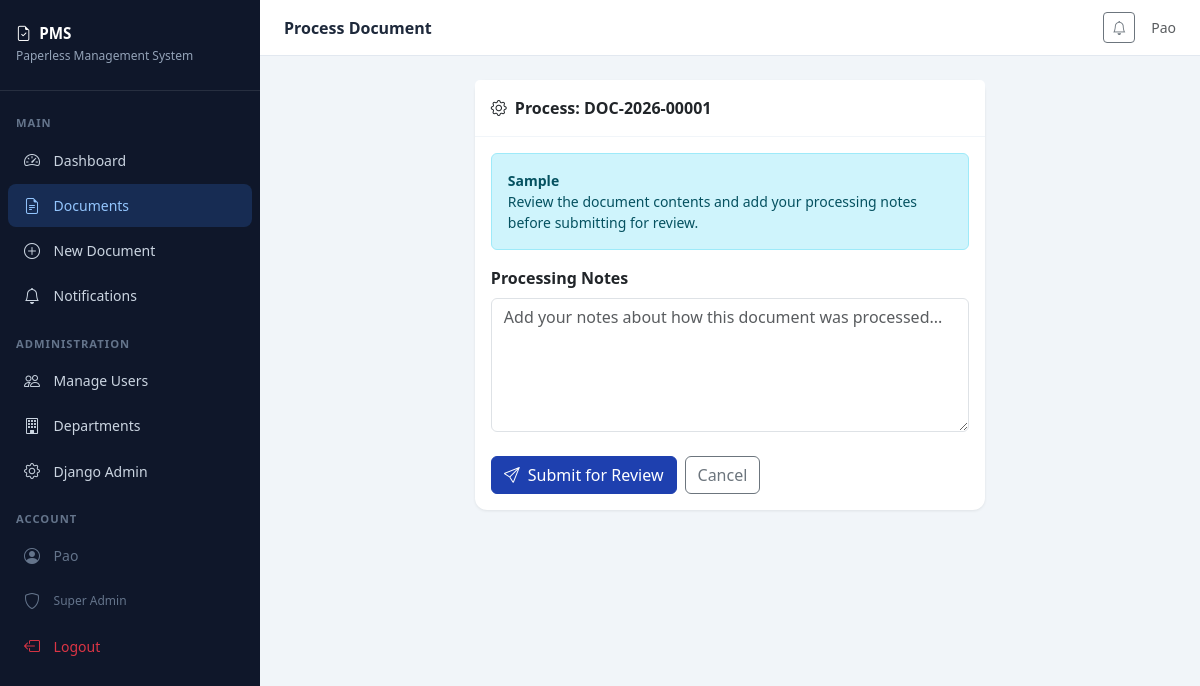
Screenshot of /documents/1/process/ (signed in) with the database file from the repository.
### dms/models.py (models this page shows, shortened)
class User(AbstractUser):
    ROLE_CHOICES = [
        ('super_admin', 'Super Admin'),
        ('dept_sender_receiver', 'Dept. Sender/Receiver'),
        ('dept_head', 'Dept. Head'),
        ('governor', 'Governor'),
        ('executive', 'Executive'),
    ]
    role = models.CharField(max_length=30, choices=ROLE_CHOICES, default='dept_sender_receiver')
    department = models.ForeignKey('Department', on_delete=models.SET_NULL, null=True, blank=True, related_name='members')

class Document(models.Model):
    SOURCE_CHOICES = [('internal', 'Internal'), ('external', 'External')]
    STATUS_CHOICES = [
        ('draft', 'Draft'),
        ('pending_review', 'Pending Review'),
        ('approved', 'Approved'),
        ('rejected', 'Rejected'),
        ('esigned', 'E-Signed'),
        ('released', 'Released to Correspondent'),
        ('returned', 'Returned to Origin'),
        ('archived', 'Archived'),
        ('return_for_revision', 'Returned for Revision'),
    ]
    ACTION_TYPE_CHOICES = [('return', 'Return to Origin'), ('release', 'Release to External Agency')]
    CLASSIFICATION_CHOICES = [
        ('confidential', 'Confidential'),
        ('internal', 'Internal Use Only'),
        ('public', 'Public'),
    ]
    title = models.CharField(max_length=300)
    reference_number = models.CharField(max_length=100, unique=True, blank=True)
    source = models.CharField(max_length=10, choices=SOURCE_CHOICES)
    classification = models.CharField(max_length=20, choices=CLASSIFICATION_CHOICES, default='internal')
    status = models.CharField(max_length=30, choices=STATUS_CHOICES, default='draft')
    action_type = models.CharField(max_length=10, choices=ACTION_TYPE_CHOICES, blank=True, null=True)
    description = models.TextField(blank=True)
    file = models.FileField(upload_to='documents/%Y/%m/', blank=True, null=True)
    esignature = models.ImageField(upload_to='signatures/%Y/%m/', blank=True, null=True)
    created_by = models.ForeignKey(User, on_delete=models.SET_NULL, null=True, related_name='created_documents')
    assigned_to = models.ForeignKey(User, on_delete=models.SET_NULL, null=True, blank=True, related_name='assigned_documents')
    origin_department = models.ForeignKey(Department, on_delete=models.SET_NULL, null=True, blank=True, related_name='origin_documents')
    current_department = models.ForeignKey(Department, on_delete=models.SET_NULL, null=True, blank=True, related_name='current_documents')
    correspondent_name = models.CharField(max_length=200, blank=True)
    correspondent_agency = models.CharField(max_length=200, blank=True)
    created_at = models.DateTimeField(auto_now_add=True)
    updated_at = models.DateTimeField(auto_now=True)
    logged_at = models.DateTimeField(null=True, blank=True)

### dms/views.py (the view, shortened to what this page needs)
# urls.py: path('documents/<int:pk>/process/', views.document_process, name='document_process'),
@login_required
def document_process(request, pk):
    doc = get_object_or_404(Document, pk=pk)
    return render(request, 'documents/process.html', {'doc': doc})

### dms/templates/documents/process.html (shortened to what this page needs)
{% extends 'base.html' %}
{% block page_title %}Process Document{% endblock %}
{% block content %}
<div class="row justify-content-center"><div class="col-lg-7">
<div class="card">
<div class="card-header py-3"><i class="bi bi-gear me-2"></i>Process: {{ doc.reference_number }}</div>
<div class="card-body">
    <div class="alert alert-info small">
        <strong>{{ doc.title }}</strong><br>
        Review the document contents and add your processing notes before submitting for review.
    </div>
    <form method="post">{% csrf_token %}
    <div class="mb-4">
        <label class="form-label fw-semibold">Processing Notes</label>
        <textarea name="notes" class="form-control" rows="5" placeholder="Add your notes about how this document was processed..."></textarea>
    </div>
    <div class="d-flex gap-2">
        <button type="submit" class="btn btn-primary"><i class="bi bi-send me-2"></i>Submit for Review</button>
        <a href="{% url 'document_detail' doc.pk %}" class="btn btn-outline-secondary">Cancel</a>
    </div>
    </form>
</div>
</div>
</div></div>
{% endblock %}

### dms/templates/base.html (shortened to what this page needs)
<!DOCTYPE html>
<html lang="en">
<head>
    <link href="https://cdn.jsdelivr.net/npm/bootstrap@5.3.0/dist/css/bootstrap.min.css" rel="stylesheet">
    <link href="https://cdn.jsdelivr.net/npm/bootstrap-icons@1.11.0/font/bootstrap-icons.css" rel="stylesheet">
</head>
<body>
{% if user.is_authenticated %}
<div class="sidebar">
    <div class="sidebar-brand">
        <h5><i class="bi bi-file-earmark-check me-2"></i>PMS</h5>
        <small>Paperless Management System</small>
    </div>
    <nav class="py-2">
        <div class="nav-section-title">Main</div>
        <a href="{% url 'dashboard' %}" class="nav-link {% if request.resolver_match.url_name == 'dashboard' %}active{% endif %}">
            <i class="bi bi-speedometer2"></i> Dashboard
        </a>
        <a href="{% url 'document_list' %}" class="nav-link {% if 'document' in request.resolver_match.url_name %}active{% endif %}">
            <i class="bi bi-file-earmark-text"></i> Documents
        </a>
        <a href="{% url 'document_create' %}" class="nav-link">
            <i class="bi bi-plus-circle"></i> New Document
        </a>
        <a href="{% url 'notifications' %}" class="nav-link">
            <i class="bi bi-bell"></i> Notifications
        </a>
        {% if user.role == 'super_admin' or user.is_superuser %}
        <div class="nav-section-title">Administration</div>
        <a href="{% url 'manage_users' %}" class="nav-link">
            <i class="bi bi-people"></i> Manage Users
        </a>
        <a href="{% url 'manage_departments' %}" class="nav-link">
            <i class="bi bi-building"></i> Departments
        </a>
        <a href="/admin/" class="nav-link">
            <i class="bi bi-gear"></i> Django Admin
        </a>
        {% endif %}
        <div class="nav-section-title">Account</div>
        <div class="nav-link" style="cursor:default; color:#64748b;">
            <i class="bi bi-person-circle"></i>
            <span>{{ user.get_full_name|default:user.username }}</span>
        </div>
        <div class="nav-link" style="cursor:default; color:#64748b; font-size:0.75rem;">
            <i class="bi bi-shield"></i> {{ user.get_role_display }}
        </div>
        <a href="{% url 'logout' %}" class="nav-link text-danger">
            <i class="bi bi-box-arrow-left"></i> Logout
        </a>
    </nav>
</div>
<div class="main-content">
    <div class="topbar">
        <span class="topbar-title">{% block page_title %}Dashboard{% endblock %}</span>
        <div class="d-flex align-items-center gap-3">
            <a href="{% url 'notifications' %}" class="btn btn-sm btn-outline-secondary position-relative">
                <i class="bi bi-bell"></i>
            </a>
            <span class="text-muted small">{{ user.get_full_name|default:user.username }}</span>
        </div>
    </div>
    <div class="page-content">
        {% block content %}{% endblock %}
    </div>
</div>
{% else %}
{% block auth_content %}{% endblock %}
{% endif %}
</body>
</html>

### dms/templates/base.html (style rules this page uses)
:root { --sidebar-width: 260px; --primary: #1e40af; --primary-light: #3b82f6; --sidebar-bg: #0f172a; }
body { background: #f1f5f9; font-family: 'Segoe UI', sans-serif; }
.sidebar { width: var(--sidebar-width); min-height: 100vh; background: var(--sidebar-bg); position: fixed; top: 0; left: 0; z-index: 100; transition: all 0.3s; }
.sidebar-brand { padding: 1.5rem 1rem; border-bottom: 1px solid rgba(255,255,255,0.1); }
.sidebar-brand h5 { color: #fff; font-weight: 700; font-size: 0.95rem; margin: 0; }
.sidebar-brand small { color: #94a3b8; font-size: 0.75rem; }
.nav-section-title { color: #64748b; font-size: 0.7rem; text-transform: uppercase; letter-spacing: 1px; padding: 1rem 1rem 0.3rem; font-weight: 600; }
.sidebar .nav-link { color: #cbd5e1; padding: 0.6rem 1rem; border-radius: 8px; margin: 2px 8px; font-size: 0.875rem; display: flex; align-items: center; gap: 0.6rem; transition: all 0.2s; }
.sidebar .nav-link:hover, .sidebar .nav-link.active { background: rgba(59,130,246,0.2); color: #93c5fd; }
.sidebar .nav-link i { font-size: 1rem; width: 20px; }
.main-content { margin-left: var(--sidebar-width); min-height: 100vh; }
.topbar { background: #fff; border-bottom: 1px solid #e2e8f0; padding: 0.75rem 1.5rem; display: flex; align-items: center; justify-content: space-between; position: sticky; top: 0; z-index: 99; }
.topbar-title { font-weight: 600; color: #1e293b; }
.page-content { padding: 1.5rem; }
.card { border: none; border-radius: 12px; box-shadow: 0 1px 3px rgba(0,0,0,0.08); }
.card-header { background: #fff; border-bottom: 1px solid #f1f5f9; font-weight: 600; }
.btn-primary { background: var(--primary); border-color: var(--primary); }

### rows the page displays
User: get_full_name "Pao", role "Super Admin"
Document: reference_number "DOC-2026-00001", title "Sample"
